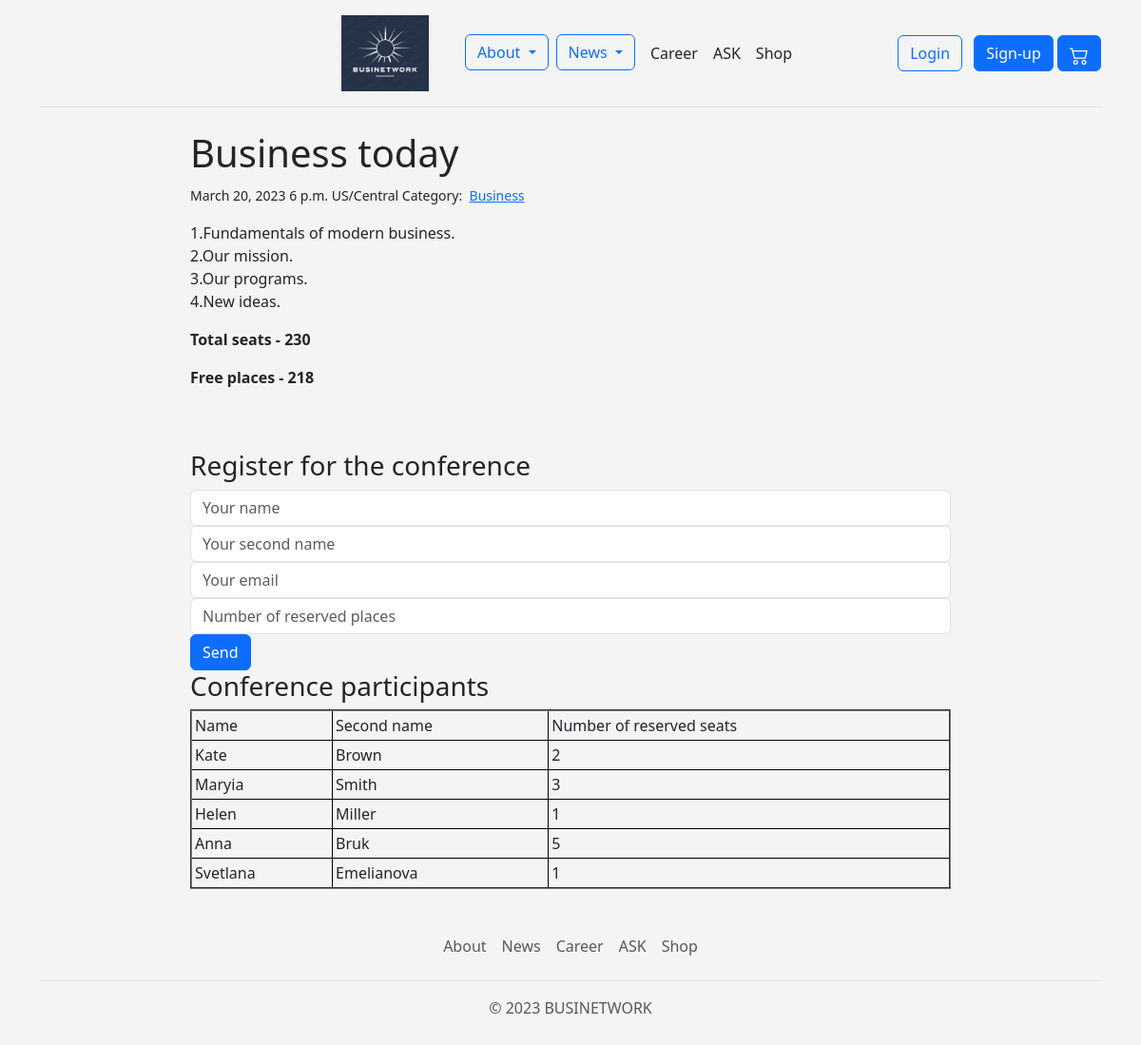
/news/events/1/, run on the app's committed database.
### news_final/models.py (models this page shows, shortened)
class Conference(models.Model):
    date = models.DateField()
    time = models.TimeField()
    place = models.CharField(max_length=30)
    categories = models.ManyToManyField('Category', related_name='conferences')
    topic = models.CharField(max_length=30)
    about = models.TextField()
    number_of_people = models.IntegerField()

class Category(models.Model):
    name = models.CharField(max_length=20)

class Registration(models.Model):
    name = models.CharField(max_length=30)
    second_name = models.CharField(max_length=30)
    email = models.EmailField()
    number_of_people = models.IntegerField()
    conference = models.ForeignKey('Conference', on_delete=models.CASCADE)

### news_final/views.py (the view, shortened to what this page needs)
# urls.py: path('events/<int:pk>/', views.events_more, name='events_more'),
def events_more(request, pk):
    conference = models.Conference.objects.get(pk=pk)
    if models.Registration.objects.all():
        get_places = []
        reg_seats = models.Registration.objects.all()
        for people in reg_seats:
            get_places.append(people.number_of_people)
        free_places = conference.number_of_people - sum(get_places)
        form = forms.RegistrationForm()
        if free_places > 0:
            if request.method == 'POST':
                form = forms.RegistrationForm(request.POST)
                if form.is_valid():
                    registration = models.Registration(
                        name=form.cleaned_data['name'],
                        second_name=form.cleaned_data['second_name'],
                        email=form.cleaned_data['email'],
                        number_of_people=form.cleaned_data['number_of_people'],
                        conference=conference
                    )
                    registration.save()
        registrations = models.Registration.objects.filter(conference=conference)
        context = {
            'conference': conference,
            'registrations': registrations,
            'free_places': free_places,
            'form': form
        }
        return render(request, 'events_more.html', context)

### news_final/forms.py
class RegistrationForm(forms.Form):
    name = forms.CharField(max_length=30,
                           widget=forms.TextInput(attrs={'class': 'form-control', 'placeholder': 'Your name'}))
    second_name = forms.CharField(max_length=30,
                                  widget=forms.TextInput
                                  (attrs={'class': 'form-control', 'placeholder': 'Your second name'}))
    email = forms.EmailField(widget=forms.TextInput(attrs={'class': 'form-control', 'placeholder': 'Your email'}))
    number_of_people = forms.IntegerField(widget=forms.NumberInput(
        attrs={'class': 'form-control', 'placeholder': 'Number of reserved places'}))

### templates/events_more.html (shortened to what this page needs)
{% extends "base.html" %}
{% block page_content %}
<div class="col-md-8 offset-md-2">
    <h1>{{conference.topic }}</h1>
    <small>
        {{ conference.date }} {{conference.time }}
        {{conference.place}}
        Category:&nbsp;
        {% for category in conference.categories.all %}
        <a href="{% url 'events_category' category.name %}">{{ category.name }}</a>&nbsp;
        {% endfor %}
    </small>
    <p>{{ conference.about | linebreaks }}</p>
    <p><strong>Total seats - {{  conference.number_of_people }}</strong></p>
    <p><strong>Free places - {{ free_places }}</strong></p>
    <br>
    <br>
    <h3>Register for the conference</h3>
    <form action="{% url 'events_more' conference.pk %}" method="post">
        <div class="form-group">
            {{ form.name }}
        </div>
        <div class="form-group">
            {{ form.second_name }}
        </div>
        <div class="form-group">
            {{ form.email }}
        </div>
        <div class="form-group">
            {{ form.number_of_people }}
        </div>
        <button type="submit" class="btn btn-primary">Send</button>
    </form>
    <h3>Conference participants</h3>
    <table border="2" align="center" width="100%">
        <tr>
            <td>Name</td>
            <td>Second name</td>
            <td>Number of reserved seats</td>
        </tr>
        {% for registration in registrations %}
        <tr>
            <td>{{ registration.name }}</td>
            <td>{{ registration.second_name }}</td>
            <td>{{ registration.number_of_people }}</td>
        </tr>
        {% endfor %}
    </table>
</div>
{% endblock %}

### data on the page
Conference: topic "Business today", date "March 20, 2023", time "6 p.m.", place "US/Central", about "1.Fundamentals of modern business. 2.Our mission. 3.Our programs. 4.New ideas.", number_of_people "230"
Category: name "Business"
Registration: name "Kate", second_name "Brown", number_of_people "2"
Registration: name "Maryia", second_name "Smith", number_of_people "3"
Registration: name "Helen", second_name "Miller", number_of_people "1"
Registration: name "Anna", second_name "Bruk", number_of_people "5"
Registration: name "Svetlana", second_name "Emelianova", number_of_people "1"

### other printed values
{{ free_places }} "218"
